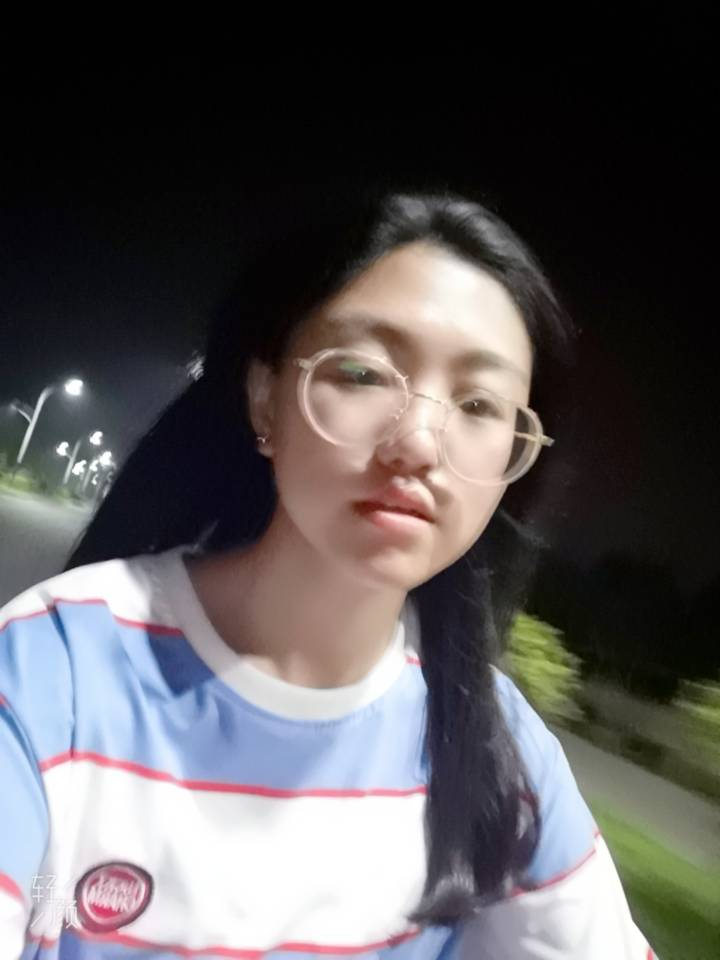
#> input picture day19/love.jpg, 720 x 960 px, found by its file name
$ python ImageProcessing.py
#> lines starting #> are read from the running program, lines starting #| are printed output that depends on the picture
"""
使用Pillow来处理图像:pip3 install Pillow
"""

# 图像相关
from io import BytesIO
from PIL import Image
import requests as requests
from PIL import Image, ImageFilter
# 系统相关
import os

# 打开图片，打印其格式，大小，图片类型
img = Image.open('./day19/love.jpg')
#> img is the input picture: PIL image 720x960 RGB; mean R, G, B 90.5, 87.1, 88.5
print(img.format, img.size, img.mode)
#| JPEG (720, 960) RGB

# 复制图片,并打印其格式，大小，图片类型
img2 = Image.open('./day19/love.jpg').save('./day19/love-1.jpg')

# 用thumbnail()方法将图片生成1/4大小的缩略图
w, h = img.size
#> w = 720; h = 960
img.thumbnail((w//4, h//4))
#> img: PIL image 180x240 RGB
img.save('./day19/缩略.jpg', 'jpeg')

# 使用filter()滤镜,此处使用模糊效果
img = Image.open('./day19/love.jpg')
img3 = img.filter(ImageFilter.BLUR)
img3.save('./day19/模糊.jpg', 'jpeg')

# 图片翻转
img = Image.open('./day19/love.jpg')
img4 = img.transpose(Image.FLIP_LEFT_RIGHT)
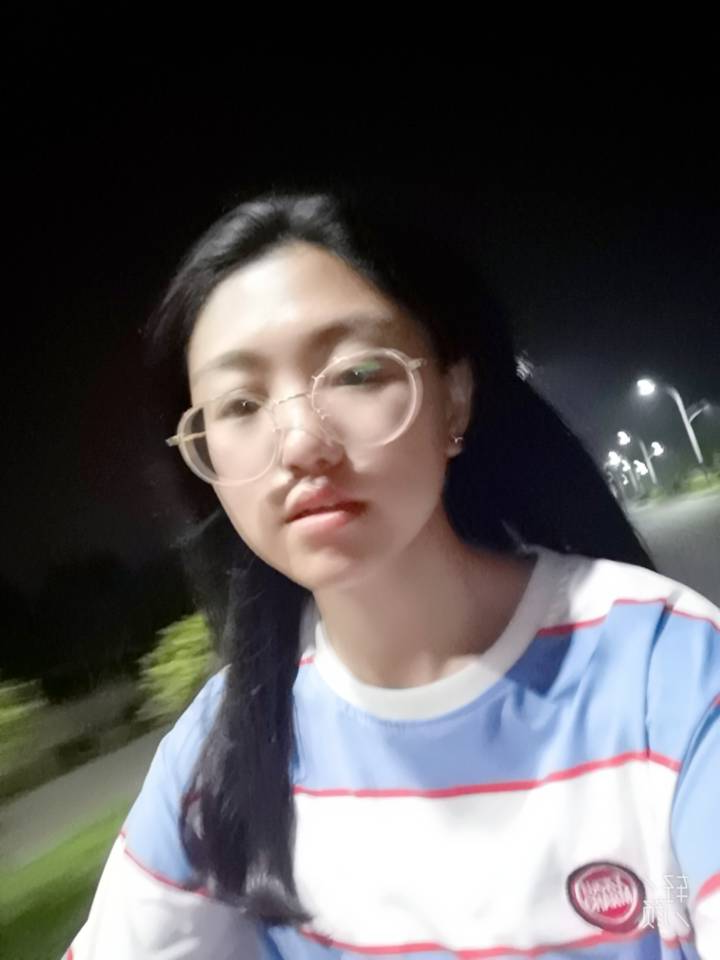
#> img4: PIL image 720x960 RGB; mean R, G, B 90.5, 87.1, 88.5
img4.save('./day19/左右翻转.jpg', 'jpeg')
img5 = img.transpose(Image.FLIP_TOP_BOTTOM)
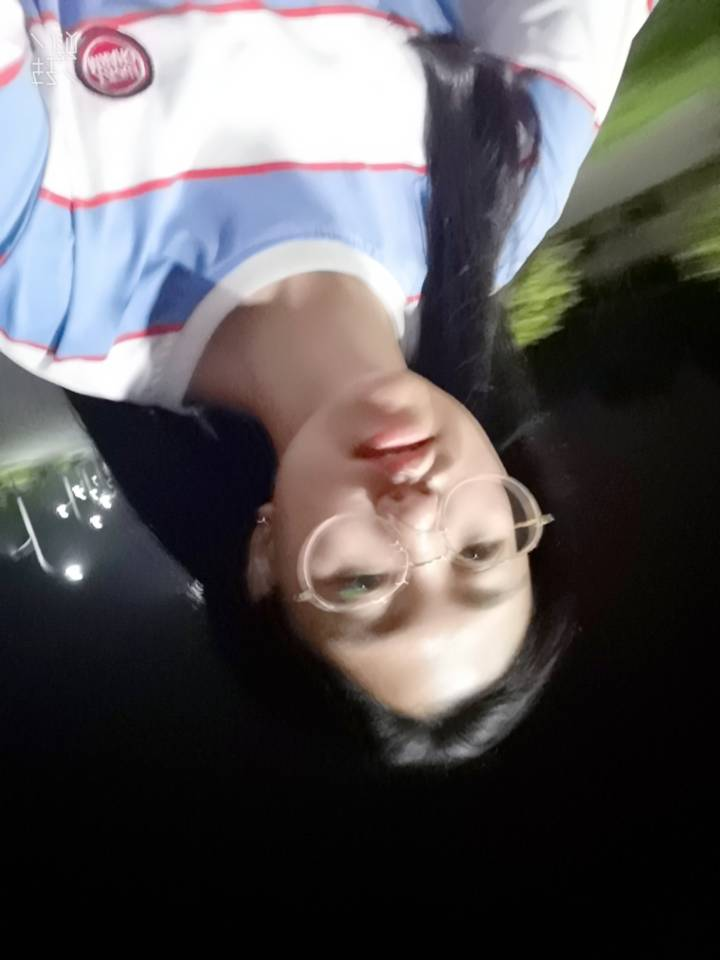
#> img5: PIL image 720x960 RGB; mean R, G, B 90.5, 87.1, 88.5
img5.save('./day19/上下翻转.jpg', 'jpeg')
img6 = img.transpose(Image.ROTATE_90)
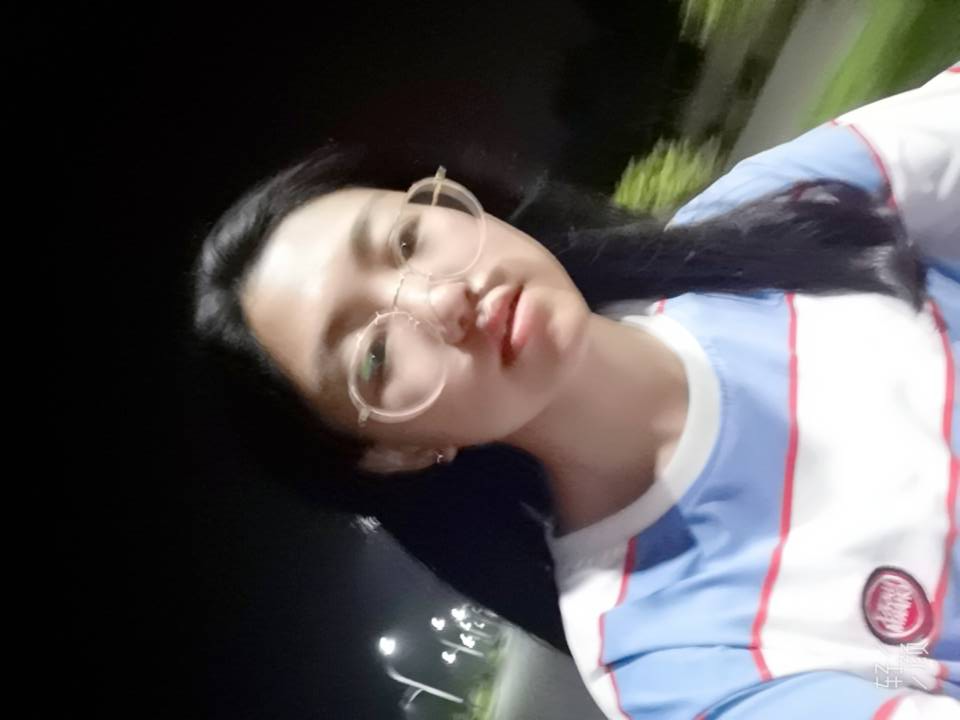
#> img6: PIL image 960x720 RGB; mean R, G, B 90.5, 87.1, 88.5
img6.save('./day19/旋转90°.jpg', 'jpeg')
img7 = img.transpose(Image.ROTATE_180)
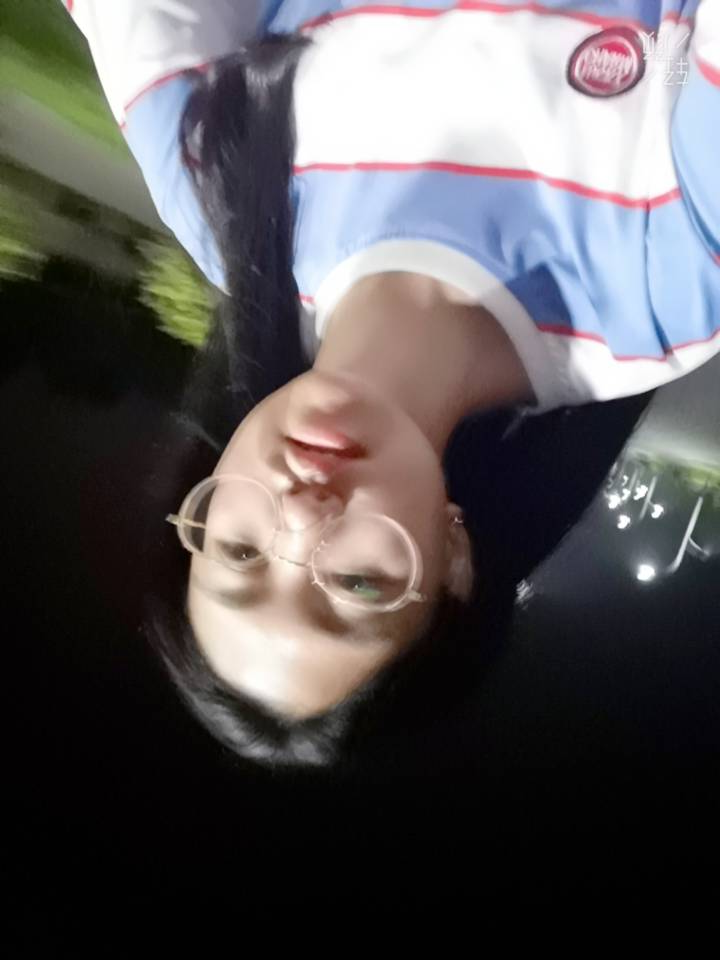
#> img7: PIL image 720x960 RGB; mean R, G, B 90.5, 87.1, 88.5
img7.save('./day19/旋转180°.jpg', 'jpeg')

# 学习遍历目录和文件
list = os.listdir('./day19')
for file in list:
    if os.path.splitext(file)[-1] == '.jpg':
        print(os.path.splitext(file)[0])

# 处理网络图片
#> (the run stopped early here; a loop or call above may not have finished)
